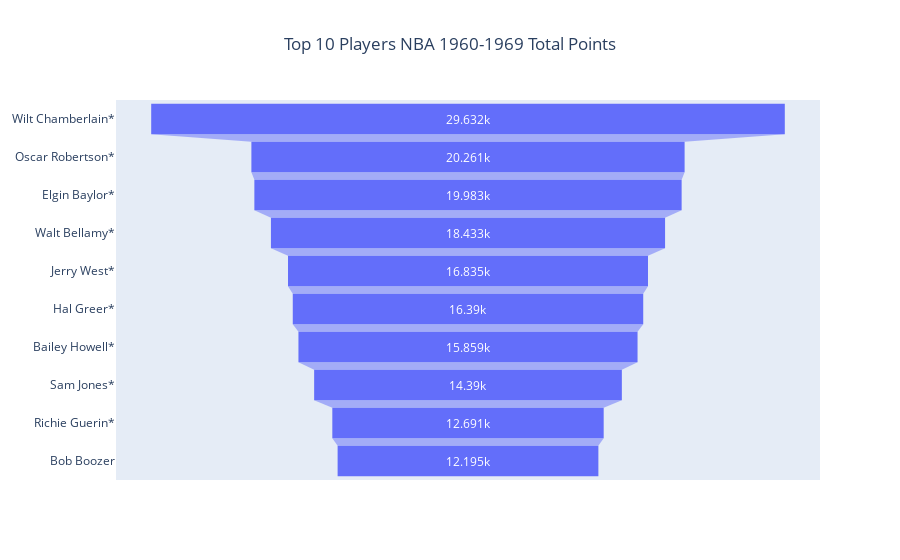

Here is the notebook cell this chart was saved with:
### Code cell
df_maxpoints=Stats_by_Player_total.sort_values('PTS',ascending=False)
df_maxpoints=df_maxpoints[0:10]


fig = go.Figure(go.Funnel(
    y =  list(df_maxpoints['Player']),
    x = list(df_maxpoints['PTS']))) 
fig.update_layout(title = "Top 10 Players NBA 1960-1969 Total Points",title_x=0.5)
fig.show()

### Figure 1 — Plotly figure (JSON) as saved in the notebook; plotly's stock layout.template omitted (floating-point values rounded to 4 significant figures)
{"data": [{"type": "funnel", "x": [29632, 20261, 19983, 18433, 16835, 16390, 15859, 14390, 12691, 12195], "y": ["Wilt Chamberlain*", "Oscar Robertson*", "Elgin Baylor*", "Walt Bellamy*", "Jerry West*", "Hal Greer*", "Bailey Howell*", "Sam Jones*", "Richie Guerin*", "Bob Boozer"]}], "layout": {"title": {"text": "Top 10 Players NBA 1960-1969 Total Points", "x": 0.5}}}
